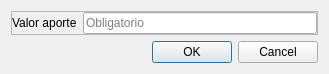
<?xml version="1.0" encoding="UTF-8"?>
<ui version="4.0">
 <class>DialogAgregarAporte</class>
 <widget class="QDialog" name="DialogAgregarAporte">
  <property name="geometry">
   <rect>
    <x>0</x>
    <y>0</y>
    <width>329</width>
    <height>69</height>
   </rect>
  </property>
  <property name="windowTitle">
   <string>Agregar aporte</string>
  </property>
  <layout class="QVBoxLayout" name="verticalLayout">
   <item>
    <widget class="QFrame" name="frame">
     <property name="frameShape">
      <enum>QFrame::StyledPanel</enum>
     </property>
     <property name="frameShadow">
      <enum>QFrame::Raised</enum>
     </property>
     <layout class="QFormLayout" name="formLayout">
      <property name="leftMargin">
       <number>0</number>
      </property>
      <property name="topMargin">
       <number>0</number>
      </property>
      <property name="rightMargin">
       <number>0</number>
      </property>
      <property name="bottomMargin">
       <number>0</number>
      </property>
      <item row="0" column="0">
       <widget class="QLabel" name="lbl_aporte">
        <property name="text">
         <string>Valor aporte</string>
        </property>
       </widget>
      </item>
      <item row="0" column="1">
       <widget class="QLineEdit" name="lineEdit">
        <property name="placeholderText">
         <string>Obligatorio</string>
        </property>
       </widget>
      </item>
     </layout>
    </widget>
   </item>
   <item>
    <widget class="QDialogButtonBox" name="buttonBox">
     <property name="orientation">
      <enum>Qt::Horizontal</enum>
     </property>
     <property name="standardButtons">
      <set>QDialogButtonBox::Cancel|QDialogButtonBox::Ok</set>
     </property>
    </widget>
   </item>
  </layout>
 </widget>
 <resources/>
 <connections>
  <connection>
   <sender>buttonBox</sender>
   <signal>accepted()</signal>
   <receiver>DialogAgregarAporte</receiver>
   <slot>accept()</slot>
   <hints>
    <hint type="sourcelabel">
     <x>248</x>
     <y>254</y>
    </hint>
    <hint type="destinationlabel">
     <x>157</x>
     <y>274</y>
    </hint>
   </hints>
  </connection>
  <connection>
   <sender>buttonBox</sender>
   <signal>rejected()</signal>
   <receiver>DialogAgregarAporte</receiver>
   <slot>reject()</slot>
   <hints>
    <hint type="sourcelabel">
     <x>316</x>
     <y>260</y>
    </hint>
    <hint type="destinationlabel">
     <x>286</x>
     <y>274</y>
    </hint>
   </hints>
  </connection>
 </connections>
</ui>
